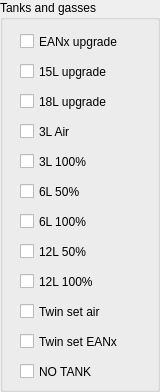
                     <widget class="QGroupBox" name="groupBox_2">
                      <property name="title">
                       <string>Tanks and gasses</string>
                      </property>
                      <widget class="QCheckBox" name="am_twin_air_check">
                       <property name="geometry">
                        <rect>
                         <x>20</x>
                         <y>300</y>
                         <width>111</width>
                         <height>23</height>
                        </rect>
                       </property>
                       <property name="text">
                        <string>Twin set air</string>
                       </property>
                      </widget>
                      <widget class="QCheckBox" name="am_6l_50_check">
                       <property name="geometry">
                        <rect>
                         <x>20</x>
                         <y>180</y>
                         <width>90</width>
                         <height>23</height>
                        </rect>
                       </property>
                       <property name="text">
                        <string>6L 50%</string>
                       </property>
                      </widget>
                      <widget class="QCheckBox" name="am_twin_eanx_check">
                       <property name="geometry">
                        <rect>
                         <x>20</x>
                         <y>330</y>
                         <width>131</width>
                         <height>23</height>
                        </rect>
                       </property>
                       <property name="text">
                        <string>Twin set EANx</string>
                       </property>
                      </widget>
                      <widget class="QCheckBox" name="am_12l_100_check">
                       <property name="geometry">
                        <rect>
                         <x>20</x>
                         <y>270</y>
                         <width>90</width>
                         <height>23</height>
                        </rect>
                       </property>
                       <property name="text">
                        <string>12L 100%</string>
                       </property>
                      </widget>
                      <widget class="QCheckBox" name="am_6l_100_check">
                       <property name="geometry">
                        <rect>
                         <x>20</x>
                         <y>210</y>
                         <width>90</width>
                         <height>23</height>
                        </rect>
                       </property>
                       <property name="text">
                        <string>6L 100%</string>
                       </property>
                      </widget>
                      <widget class="QCheckBox" name="am_15l_upgrade_check">
                       <property name="geometry">
                        <rect>
                         <x>20</x>
                         <y>60</y>
                         <width>131</width>
                         <height>23</height>
                        </rect>
                       </property>
                       <property name="text">
                        <string>15L upgrade</string>
                       </property>
                      </widget>
                      <widget class="QCheckBox" name="am_18l_upgrade_check">
                       <property name="geometry">
                        <rect>
                         <x>20</x>
                         <y>90</y>
                         <width>121</width>
                         <height>23</height>
                        </rect>
                       </property>
                       <property name="text">
                        <string>18L upgrade</string>
                       </property>
                      </widget>
                      <widget class="QCheckBox" name="am_12l_50_check">
                       <property name="geometry">
                        <rect>
                         <x>20</x>
                         <y>240</y>
                         <width>90</width>
                         <height>23</height>
                        </rect>
                       </property>
                       <property name="text">
                        <string>12L 50%</string>
                       </property>
                      </widget>
                      <widget class="QCheckBox" name="am_eanx_upgrade_check">
                       <property name="geometry">
                        <rect>
                         <x>20</x>
                         <y>30</y>
                         <width>121</width>
                         <height>23</height>
                        </rect>
                       </property>
                       <property name="text">
                        <string>EANx upgrade</string>
                       </property>
                      </widget>
                      <widget class="QCheckBox" name="am_no_tank_check">
                       <property name="geometry">
                        <rect>
                         <x>20</x>
                         <y>360</y>
                         <width>131</width>
                         <height>23</height>
                        </rect>
                       </property>
                       <property name="text">
                        <string>NO TANK</string>
                       </property>
                      </widget>
                      <widget class="QCheckBox" name="am_3l_100_check">
                       <property name="geometry">
                        <rect>
                         <x>20</x>
                         <y>150</y>
                         <width>121</width>
                         <height>23</height>
                        </rect>
                       </property>
                       <property name="text">
                        <string>3L 100%</string>
                       </property>
                      </widget>
                      <widget class="QCheckBox" name="am_3l_air_check">
                       <property name="geometry">
                        <rect>
                         <x>20</x>
                         <y>120</y>
                         <width>121</width>
                         <height>23</height>
                        </rect>
                       </property>
                       <property name="text">
                        <string>3L Air</string>
                       </property>
                      </widget>
                     </widget>
